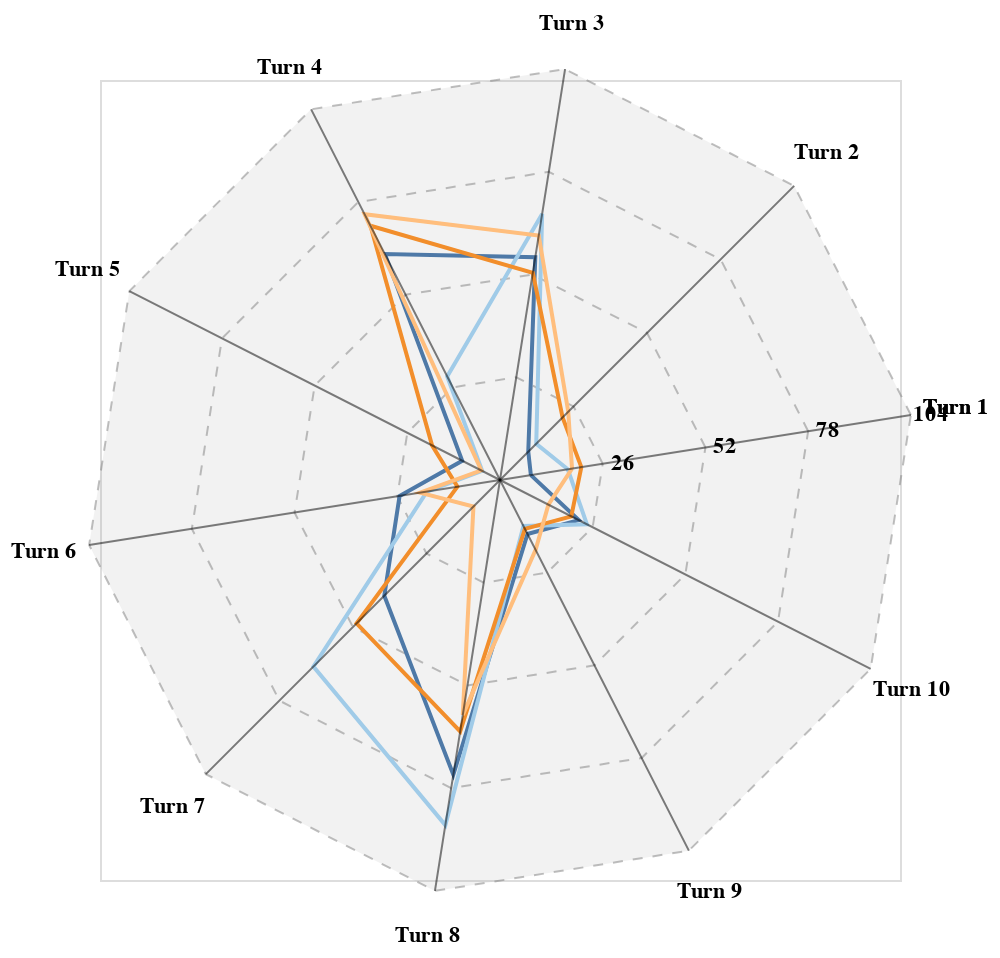

Notebook source saved alongside this figure:
### Code cell
json = []
turns = np.random.randint(5, 12)
laps = np.random.randint(2, 5)
print(f'Turns: {turns} and Laps: {laps}')

for lap in range(laps):
    for turn in range(turns):
        meters = max(5, (np.random.uniform(0, ((turn%4)+1)*20)+np.random.randint(10)))
        json.append({'axis_name': f'Turn {turn+1}', 'axis': turn, 'line': lap, 'metric': meters})
df = pd.DataFrame(json)

radar = RadarChart(df, 4)
radar.chart

### Figure 1 — Vega-Lite specification as saved in the notebook (floating-point values rounded to 4 significant figures)
{"config": {"view": {"continuousWidth": 400, "continuousHeight": 300}}, "layer": [{"mark": {"type": "line", "fill": "gray", "fillOpacity": 0.1, "strokeWidth": 0}, "encoding": {"order": {"field": "axis", "type": "quantitative"}, "x": {"axis": null, "field": "dx", "scale": {"domain": [-100, 100]}, "type": "quantitative"}, "y": {"axis": null, "field": "dy", "scale": {"domain": [-100, 100]}, "type": "quantitative"}}, "height": 400, "transform": [{"filter": "(datum.line === 0)"}, {"calculate": "(104 * datum.cos)", "as": "dx"}, {"calculate": "(104 * datum.sin)", "as": "dy"}], "width": 400}, {"layer": [{"mark": {"type": "line", "color": "gray", "strokeDash": [5, 5], "strokeOpacity": 0.5, "strokeWidth": 1}, "encoding": {"order": {"field": "axis", "type": "quantitative"}, "x": {"axis": null, "field": "dx", "scale": {"domain": [-100, 100]}, "type": "quantitative"}, "y": {"axis": null, "field": "dy", "scale": {"domain": [-100, 100]}, "type": "quantitative"}}, "height": 400, "transform": [{"filter": "(datum.line === 0)"}, {"calculate": "(26.0 * datum.cos)", "as": "dx"}, {"calculate": "(26.0 * datum.sin)", "as": "dy"}], "width": 400}, {"mark": {"type": "line", "color": "gray", "strokeDash": [5, 5], "strokeOpacity": 0.5, "strokeWidth": 1}, "encoding": {"order": {"field": "axis", "type": "quantitative"}, "x": {"axis": null, "field": "dx", "scale": {"domain": [-100, 100]}, "type": "quantitative"}, "y": {"axis": null, "field": "dy", "scale": {"domain": [-100, 100]}, "type": "quantitative"}}, "height": 400, "transform": [{"filter": "(datum.line === 0)"}, {"calculate": "(52.0 * datum.cos)", "as": "dx"}, {"calculate": "(52.0 * datum.sin)", "as": "dy"}], "width": 400}, {"mark": {"type": "line", "color": "gray", "strokeDash": [5, 5], "strokeOpacity": 0.5, "strokeWidth": 1}, "encoding": {"order": {"field": "axis", "type": "quantitative"}, "x": {"axis": null, "field": "dx", "scale": {"domain": [-100, 100]}, "type": "quantitative"}, "y": {"axis": null, "field": "dy", "scale": {"domain": [-100, 100]}, "type": "quantitative"}}, "height": 400, "transform": [{"filter": "(datum.line === 0)"}, {"calculate": "(78.0 * datum.cos)", "as": "dx"}, {"calculate": "(78.0 * datum.sin)", "as": "dy"}], "width": 400}, {"mark": {"type": "line", "color": "gray", "strokeDash": [5, 5], "strokeOpacity": 0.5, "strokeWidth": 1}, "encoding": {"order": {"field": "axis", "type": "quantitative"}, "x": {"axis": null, "field": "dx", "scale": {"domain": [-100, 100]}, "type": "quantitative"}, "y": {"axis": null, "field": "dy", "scale": {"domain": [-100, 100]}, "type": "quantitative"}}, "height": 400, "transform": [{"filter": "(datum.line === 0)"}, {"calculate": "(104.0 * datum.cos)", "as": "dx"}, {"calculate": "(104.0 * datum.sin)", "as": "dy"}], "width": 400}]}, {"layer": [{"mark": {"type": "line", "color": "#4E79A7", "strokeOpacity": 1, "strokeWidth": 2}, "encoding": {"order": {"field": "axis", "type": "quantitative"}, "x": {"axis": null, "field": "dx", "scale": {"domain": [-100, 100]}, "type": "quantitative"}, "y": {"axis": null, "field": "dy", "scale": {"domain": [-100, 100]}, "type": "quantitative"}}, "height": 400, "transform": [{"filter": "(datum.line === 0)"}, {"calculate": "(datum.metric * datum.cos)", "as": "dx"}, {"calculate": "(datum.metric * datum.sin)", "as": "dy"}], "width": 400}, {"mark": {"type": "line", "color": "#A0CBE8", "strokeOpacity": 1, "strokeWidth": 2}, "encoding": {"order": {"field": "axis", "type": "quantitative"}, "x": {"axis": null, "field": "dx", "scale": {"domain": [-100, 100]}, "type": "quantitative"}, "y": {"axis": null, "field": "dy", "scale": {"domain": [-100, 100]}, "type": "quantitative"}}, "height": 400, "transform": [{"filter": "(datum.line === 1)"}, {"calculate": "(datum.metric * datum.cos)", "as": "dx"}, {"calculate": "(datum.metric * datum.sin)", "as": "dy"}], "width": 400}, {"mark": {"type": "line", "color": "#F28E2B", "strokeOpacity": 1, "strokeWidth": 2}, "encoding": {"order": {"field": "axis", "type": "quantitative"}, "x": {"axis": null, "field": "dx", "scale": {"domain": [-100, 100]}, "type": "quantitative"}, "y": {"axis": null, "field": "dy", "scale": {"domain": [-100, 100]}, "type": "quantitative"}}, "height": 400, "transform": [{"filter": "(datum.line === 2)"}, {"calculate": "(datum.metric * datum.cos)", "as": "dx"}, {"calculate": "(datum.metric * datum.sin)", "as": "dy"}], "width": 400}, {"mark": {"type": "line", "color": "#FFBE7D", "strokeOpacity": 1, "strokeWidth": 2}, "encoding": {"order": {"field": "axis", "type": "quantitative"}, "x": {"axis": null, "field": "dx", "scale": {"domain": [-100, 100]}, "type": "quantitative"}, "y": {"axis": null, "field": "dy", "scale": {"domain": [-100, 100]}, "type": "quantitative"}}, "height": 400, "transform": [{"filter": "(datum.line === 3)"}, {"calculate": "(datum.metric * datum.cos)", "as": "dx"}, {"calculate": "(datum.metric * datum.sin)", "as": "dy"}], "width": 400}]}, {"layer": [{"mark": {"type": "line", "color": "black", "strokeOpacity": 0.5, "strokeWidth": 1}, "encoding": {"order": {"field": "axis", "type": "quantitative"}, "x": {"axis": null, "field": "dx", "scale": {"domain": [-100, 100]}, "type": "quantitative"}, "y": {"axis": null, "field": "dy", "scale": {"domain": [-100, 100]}, "type": "quantitative"}}, "transform": [{"filter": "(datum.line === 0)"}, {"calculate": "((datum.axis === 0) * (104 * datum.cos))", "as": "dx"}, {"calculate": "((datum.axis === 0) * (104 * datum.sin))", "as": "dy"}]}, {"mark": {"type": "line", "color": "black", "strokeOpacity": 0.5, "strokeWidth": 1}, "encoding": {"order": {"field": "axis", "type": "quantitative"}, "x": {"axis": null, "field": "dx", "scale": {"domain": [-100, 100]}, "type": "quantitative"}, "y": {"axis": null, "field": "dy", "scale": {"domain": [-100, 100]}, "type": "quantitative"}}, "transform": [{"filter": "(datum.line === 0)"}, {"calculate": "((datum.axis === 1) * (104 * datum.cos))", "as": "dx"}, {"calculate": "((datum.axis === 1) * (104 * datum.sin))", "as": "dy"}]}, {"mark": {"type": "line", "color": "black", "strokeOpacity": 0.5, "strokeWidth": 1}, "encoding": {"order": {"field": "axis", "type": "quantitative"}, "x": {"axis": null, "field": "dx", "scale": {"domain": [-100, 100]}, "type": "quantitative"}, "y": {"axis": null, "field": "dy", "scale": {"domain": [-100, 100]}, "type": "quantitative"}}, "transform": [{"filter": "(datum.line === 0)"}, {"calculate": "((datum.axis === 2) * (104 * datum.cos))", "as": "dx"}, {"calculate": "((datum.axis === 2) * (104 * datum.sin))", "as": "dy"}]}, {"mark": {"type": "line", "color": "black", "strokeOpacity": 0.5, "strokeWidth": 1}, "encoding": {"order": {"field": "axis", "type": "quantitative"}, "x": {"axis": null, "field": "dx", "scale": {"domain": [-100, 100]}, "type": "quantitative"}, "y": {"axis": null, "field": "dy", "scale": {"domain": [-100, 100]}, "type": "quantitative"}}, "transform": [{"filter": "(datum.line === 0)"}, {"calculate": "((datum.axis === 3) * (104 * datum.cos))", "as": "dx"}, {"calculate": "((datum.axis === 3) * (104 * datum.sin))", "as": "dy"}]}, {"mark": {"type": "line", "color": "black", "strokeOpacity": 0.5, "strokeWidth": 1}, "encoding": {"order": {"field": "axis", "type": "quantitative"}, "x": {"axis": null, "field": "dx", "scale": {"domain": [-100, 100]}, "type": "quantitative"}, "y": {"axis": null, "field": "dy", "scale": {"domain": [-100, 100]}, "type": "quantitative"}}, "transform": [{"filter": "(datum.line === 0)"}, {"calculate": "((datum.axis === 4) * (104 * datum.cos))", "as": "dx"}, {"calculate": "((datum.axis === 4) * (104 * datum.sin))", "as": "dy"}]}, {"mark": {"type": "line", "color": "black", "strokeOpacity": 0.5, "strokeWidth": 1}, "encoding": {"order": {"field": "axis", "type": "quantitative"}, "x": {"axis": null, "field": "dx", "scale": {"domain": [-100, 100]}, "type": "quantitative"}, "y": {"axis": null, "field": "dy", "scale": {"domain": [-100, 100]}, "type": "quantitative"}}, "transform": [{"filter": "(datum.line === 0)"}, {"calculate": "((datum.axis === 5) * (104 * datum.cos))", "as": "dx"}, {"calculate": "((datum.axis === 5) * (104 * datum.sin))", "as": "dy"}]}, {"mark": {"type": "line", "color": "black", "strokeOpacity": 0.5, "strokeWidth": 1}, "encoding": {"order": {"field": "axis", "type": "quantitative"}, "x": {"axis": null, "field": "dx", "scale": {"domain": [-100, 100]}, "type": "quantitative"}, "y": {"axis": null, "field": "dy", "scale": {"domain": [-100, 100]}, "type": "quantitative"}}, "transform": [{"filter": "(datum.line === 0)"}, {"calculate": "((datum.axis === 6) * (104 * datum.cos))", "as": "dx"}, {"calculate": "((datum.axis === 6) * (104 * datum.sin))", "as": "dy"}]}, {"mark": {"type": "line", "color": "black", "strokeOpacity": 0.5, "strokeWidth": 1}, "encoding": {"order": {"field": "axis", "type": "quantitative"}, "x": {"axis": null, "field": "dx", "scale": {"domain": [-100, 100]}, "type": "quantitative"}, "y": {"axis": null, "field": "dy", "scale": {"domain": [-100, 100]}, "type": "quantitative"}}, "transform": [{"filter": "(datum.line === 0)"}, {"calculate": "((datum.axis === 7) * (104 * datum.cos))", "as": "dx"}, {"calculate": "((datum.axis === 7) * (104 * datum.sin))", "as": "dy"}]}, {"mark": {"type": "line", "color": "black", "strokeOpacity": 0.5, "strokeWidth": 1}, "encoding": {"order": {"field": "axis", "type": "quantitative"}, "x": {"axis": null, "field": "dx", "scale": {"domain": [-100, 100]}, "type": "quantitative"}, "y": {"axis": null, "field": "dy", "scale": {"domain": [-100, 100]}, "type": "quantitative"}}, "transform": [{"filter": "(datum.line === 0)"}, {"calculate": "((datum.axis === 8) * (104 * datum.cos))", "as": "dx"}, {"calculate": "((datum.axis === 8) * (104 * datum.sin))", "as": "dy"}]}, {"mark": {"type": "line", "color": "black", "strokeOpacity": 0.5, "strokeWidth": 1}, "encoding": {"order": {"field": "axis", "type": "quantitative"}, "x": {"axis": null, "field": "dx", "scale": {"domain": [-100, 100]}, "type": "quantitative"}, "y": {"axis": null, "field": "dy", "scale": {"domain": [-100, 100]}, "type": "quantitative"}}, "transform": [{"filter": "(datum.line === 0)"}, {"calculate": "((datum.axis === 9) * (104 * datum.cos))", "as": "dx"}, {"calculate": "((datum.axis === 9) * (104 * datum.sin))", "as": "dy"}]}, {"mark": {"type": "text", "fontStyle": "bold"}, "encoding": {"order": {"field": "axis", "type": "quantitative"}, "text": {"field": "axis_name", "type": "nominal"}, "x": {"axis": null, "field": "dx", "scale": {"domain": [-100, 100]}, "type": "quantitative"}, "y": {"axis": null, "field": "dy", "scale": {"domain": [-100, 100]}, "type": "quantitative"}}, "height": 400, "transform": [{"filter": "(datum.line === 0)"}, {"calculate": "(((104 * datum.cos) + datum.cos) * 1.1)", "as": "dx"}, {"calculate": "(((104 * datum.sin) + datum.sin) * 1.1)", "as": "dy"}, {"calculate": "datum.axis", "as": "text"}], "width": 400}, {"mark": {"type": "text", "color": "black", "fontStyle": "bold"}, "encoding": {"order": {"field": "axis", "type": "quantitative"}, "text": {"field": "metric", "type": "quantitative"}, "x": {"axis": null, "field": "dx", "scale": {"domain": [-100, 100]}, "type": "quantitative"}, "y": {"axis": null, "field": "dy", "scale": {"domain": [-100, 100]}, "type": "quantitative"}}, "height": 400, "transform": [{"filter": "(datum.line === -1)"}, {"calculate": "((datum.metric * datum.cos) + 5)", "as": "dx"}, {"calculate": "(datum.metric * datum.sin)", "as": "dy"}, {"calculate": "datum.metric", "as": "text"}], "width": 400}]}], "data": {"name": "data-af634bab908a44730e4df04ee8e93f97"}, "$schema": "https://vega.github.io/schema/vega-lite/v4.17.0.json", "datasets": {"data-af634bab908a44730e4df04ee8e93f97": [{"axis_name": "Turn 1", "axis": 0, "line": 0, "metric": 7.816, "sin": 0.1564, "cos": 0.9877}, {"axis_name": "Turn 2", "axis": 1, "line": 0, "metric": 9.997, "sin": 0.7071, "cos": 0.7071}, {"axis_name": "Turn 3", "axis": 2, "line": 0, "metric": 56.41, "sin": 0.9877, "cos": 0.1564}, {"axis_name": "Turn 4", "axis": 3, "line": 0, "metric": 63.39, "sin": 0.891, "cos": -0.454}, {"axis_name": "Turn 5", "axis": 4, "line": 0, "metric": 10.6, "sin": 0.454, "cos": -0.891}, {"axis_name": "Turn 6", "axis": 5, "line": 0, "metric": 25.42, "sin": -0.1564, "cos": -0.9877}, {"axis_name": "Turn 7", "axis": 6, "line": 0, "metric": 40.91, "sin": -0.7071, "cos": -0.7071}, {"axis_name": "Turn 8", "axis": 7, "line": 0, "metric": 74.6, "sin": -0.9877, "cos": -0.1564}, {"axis_name": "Turn 9", "axis": 8, "line": 0, "metric": 15.14, "sin": -0.891, "cos": 0.454}, {"axis_name": "Turn 10", "axis": 9, "line": 0, "metric": 22.09, "sin": -0.454, "cos": 0.891}, {"axis_name": "Turn 1", "axis": 0, "line": 1, "metric": 17.16, "sin": 0.1564, "cos": 0.9877}, {"axis_name": "Turn 2", "axis": 1, "line": 1, "metric": 12.81, "sin": 0.7071, "cos": 0.7071}, {"axis_name": "Turn 3", "axis": 2, "line": 1, "metric": 67.35, "sin": 0.9877, "cos": 0.1564}, {"axis_name": "Turn 4", "axis": 3, "line": 1, "metric": 29.07, "sin": 0.891, "cos": -0.454}, {"axis_name": "Turn 5", "axis": 4, "line": 1, "metric": 5.0, "sin": 0.454, "cos": -0.891}, {"axis_name": "Turn 6", "axis": 5, "line": 1, "metric": 18.5, "sin": -0.1564, "cos": -0.9877}, {"axis_name": "Turn 7", "axis": 6, "line": 1, "metric": 65.97, "sin": -0.7071, "cos": -0.7071}, {"axis_name": "Turn 8", "axis": 7, "line": 1, "metric": 87.35, "sin": -0.9877, "cos": -0.1564}, {"axis_name": "Turn 9", "axis": 8, "line": 1, "metric": 12.93, "sin": -0.891, "cos": 0.454}, {"axis_name": "Turn 10", "axis": 9, "line": 1, "metric": 24.38, "sin": -0.454, "cos": 0.891}, {"axis_name": "Turn 1", "axis": 0, "line": 2, "metric": 20.59, "sin": 0.1564, "cos": 0.9877}, {"axis_name": "Turn 2", "axis": 1, "line": 2, "metric": 22.13, "sin": 0.7071, "cos": 0.7071}, {"axis_name": "Turn 3", "axis": 2, "line": 2, "metric": 52.43, "sin": 0.9877, "cos": 0.1564}, {"axis_name": "Turn 4", "axis": 3, "line": 2, "metric": 71.33, "sin": 0.891, "cos": -0.454}, {"axis_name": "Turn 5", "axis": 4, "line": 2, "metric": 19.06, "sin": 0.454, "cos": -0.891}, {"axis_name": "Turn 6", "axis": 5, "line": 2, "metric": 10.78, "sin": -0.1564, "cos": -0.9877}, {"axis_name": "Turn 7", "axis": 6, "line": 2, "metric": 50.71, "sin": -0.7071, "cos": -0.7071}, {"axis_name": "Turn 8", "axis": 7, "line": 2, "metric": 63.64, "sin": -0.9877, "cos": -0.1564}, {"axis_name": "Turn 9", "axis": 8, "line": 2, "metric": 13.71, "sin": -0.891, "cos": 0.454}, {"axis_name": "Turn 10", "axis": 9, "line": 2, "metric": 20.0, "sin": -0.454, "cos": 0.891}, {"axis_name": "Turn 1", "axis": 0, "line": 3, "metric": 18.23, "sin": 0.1564, "cos": 0.9877}, {"axis_name": "Turn 2", "axis": 1, "line": 3, "metric": 24.13, "sin": 0.7071, "cos": 0.7071}, {"axis_name": "Turn 3", "axis": 2, "line": 3, "metric": 61.89, "sin": 0.9877, "cos": 0.1564}, {"axis_name": "Turn 4", "axis": 3, "line": 3, "metric": 74.56, "sin": 0.891, "cos": -0.454}, {"axis_name": "Turn 5", "axis": 4, "line": 3, "metric": 5.242, "sin": 0.454, "cos": -0.891}, {"axis_name": "Turn 6", "axis": 5, "line": 3, "metric": 20.23, "sin": -0.1564, "cos": -0.9877}, {"axis_name": "Turn 7", "axis": 6, "line": 3, "metric": 9.386, "sin": -0.7071, "cos": -0.7071}, {"axis_name": "Turn 8", "axis": 7, "line": 3, "metric": 59.46, "sin": -0.9877, "cos": -0.1564}, {"axis_name": "Turn 9", "axis": 8, "line": 3, "metric": 19.61, "sin": -0.891, "cos": 0.454}, {"axis_name": "Turn 10", "axis": 9, "line": 3, "metric": 13.58, "sin": -0.454, "cos": 0.891}, {"axis_name": "Turn 1", "axis": 10, "line": 0, "metric": 7.816, "sin": 0.1564, "cos": 0.9877}, {"axis_name": "Turn 1", "axis": 10, "line": 1, "metric": 17.16, "sin": 0.1564, "cos": 0.9877}, {"axis_name": "Turn 1", "axis": 10, "line": 2, "metric": 20.59, "sin": 0.1564, "cos": 0.9877}, {"axis_name": "Turn 1", "axis": 10, "line": 3, "metric": 18.23, "sin": 0.1564, "cos": 0.9877}, {"axis_name": "Turn 1", "axis": 0, "line": -1, "metric": 26.0, "sin": 0.1564, "cos": 0.9877}, {"axis_name": "Turn 1", "axis": 0, "line": -1, "metric": 52.0, "sin": 0.1564, "cos": 0.9877}, {"axis_name": "Turn 1", "axis": 0, "line": -1, "metric": 78.0, "sin": 0.1564, "cos": 0.9877}, {"axis_name": "Turn 1", "axis": 0, "line": -1, "metric": 104.0, "sin": 0.1564, "cos": 0.9877}]}}
